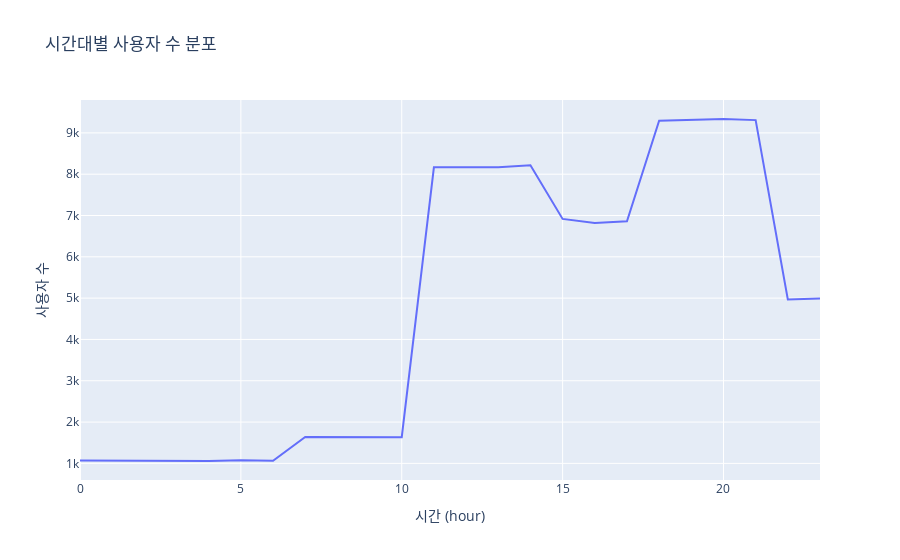

Write notebook code for a chart like this one.
### Code cell
fig = go.Figure()

fig.add_trace(go.Scatter(x=df_visithour['event_hour'],
                         y=df_visithour['user_cnt'],
))

fig.update_layout(title_text="시간대별 사용자 수 분포")
fig.update_xaxes(title_text='시간 (hour)')
fig.update_yaxes(title_text='사용자 수')

fig.show()

### Figure 1 — Plotly figure (JSON) as saved in the notebook; plotly's stock layout.template omitted (floating-point values rounded to 4 significant figures)
{"data": [{"type": "scatter", "x": [0, 1, 2, 3, 4, 5, 6, 7, 8, 9, 10, 11, 12, 13, 14, 15, 16, 17, 18, 19, 20, 21, 22, 23], "y": [1069, 1065, 1066, 1074, 1058, 1079, 1065, 1641, 1639, 1628, 1633, 8166, 8165, 8169, 8218, 6918, 6819, 6862, 9293, 9323, 9336, 9309, 4967, 4992]}], "layout": {"title": {"text": "시간대별 사용자 수 분포"}, "xaxis": {"title": {"text": "시간 (hour)"}}, "yaxis": {"title": {"text": "사용자 수"}}}}
